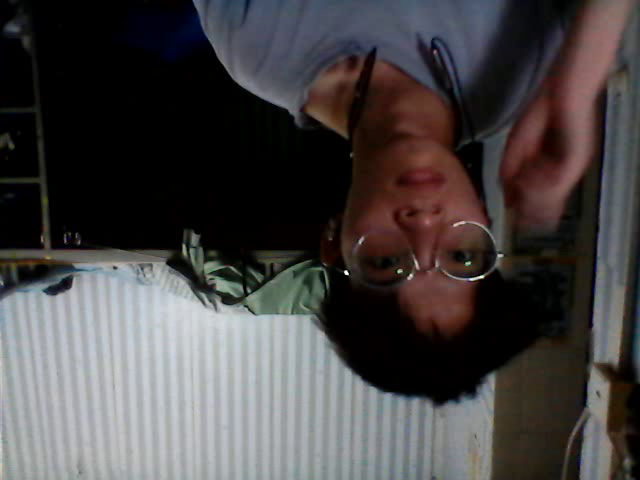
#> input picture frame 13 of Opencv/计算摄影/output.avi, 640 x 480 px
$ python '图像去噪.py'
#> lines starting #> are read from the running program, lines starting #| are printed output that depends on the picture
# [9 lines of commented-out code are left out]


"""第一个参数是嘈杂帧的列表。第二个参数 imgToDenoiseIndex 指定我们需要去噪的帧，因为我们在输入列表中传递了 frame 的索引。第三个是 temporalWindowSize，它指定了用于去噪的附近帧的数量。应该很奇怪。在这种情况下，使用总共 temporalWindowSize 帧，其中中心帧是要去噪的帧。例如，您传递了 5 个帧的列表作为输入。设 imgToDenoiseIndex = 2 和 temporalWindowSize = 3.然后使用 frame-1，frame-2 和 frame-3 对帧-2 进行去噪"""
import numpy as np
import cv2 as cv
from matplotlib import pyplot as plt
cap = cv.VideoCapture('output.avi')
# create a list of first 5 frames
img = [cap.read()[1] for i in range(5)]
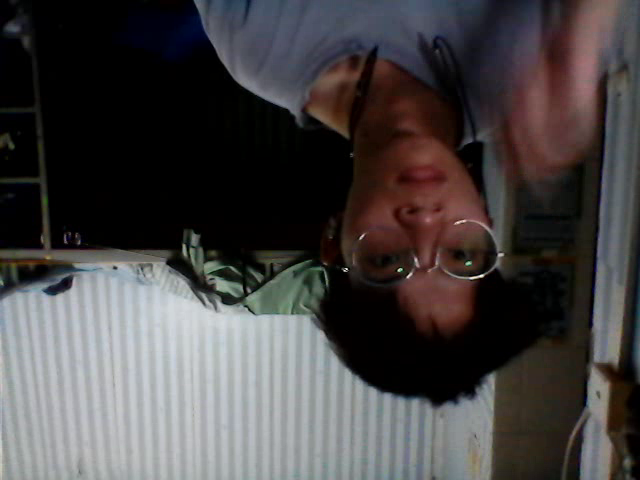
#> input picture frame 14 of Opencv/计算摄影/output.avi, 640 x 480 px
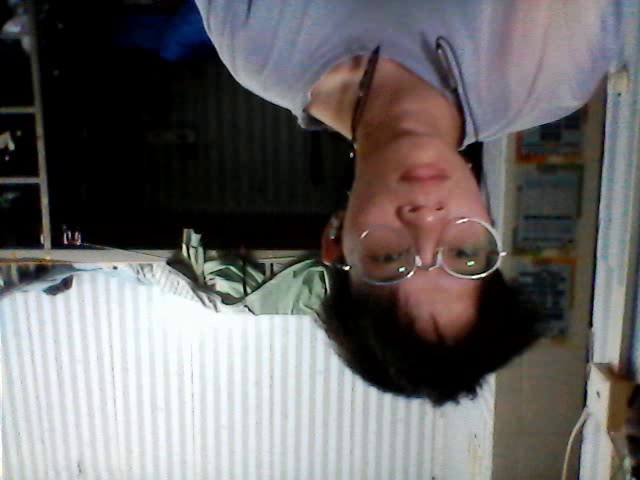
#> input picture frame 16 of Opencv/计算摄影/output.avi, 640 x 480 px
#> img = 5 items
# convert all to grayscale
gray = [cv.cvtColor(i, cv.COLOR_BGR2GRAY) for i in img]
#> gray = 5 items
# convert all to float64
gray = [np.float64(i) for i in gray]
# create a noise of variance 25
noise = np.random.randn(*gray[1].shape)*10
# Add this noise to images
noisy = [i+noise for i in gray]
#> noisy = 5 items
# Convert back to uint8
noisy = [np.uint8(np.clip(i,0,255)) for i in noisy]
# Denoise 3rd frame considering all the 5 frames
dst = cv.fastNlMeansDenoisingMulti(noisy, 2, 5, None, 4, 7,35)
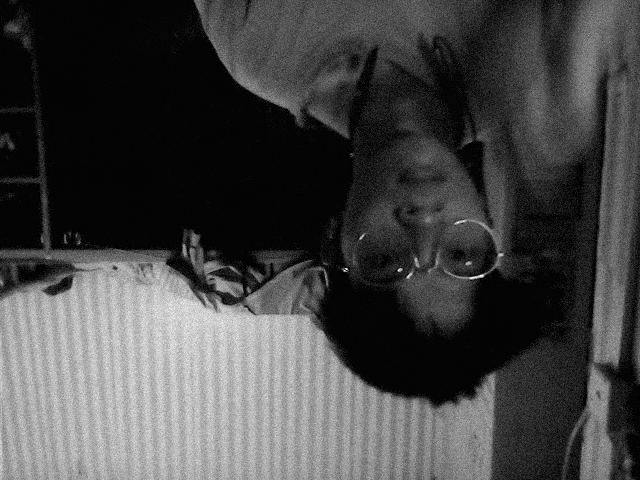
#> dst: shape (480, 640); min 0, max 255, mean 69.2
plt.subplot(131),plt.imshow(gray[2],'gray')
plt.subplot(132),plt.imshow(noisy[2],'gray')
plt.subplot(133),plt.imshow(dst,'gray')
plt.show()
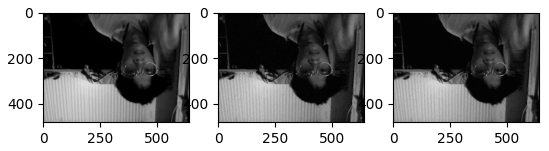
#> figure drawn by matplotlib, 3 panels

$ run again, starting later in the video
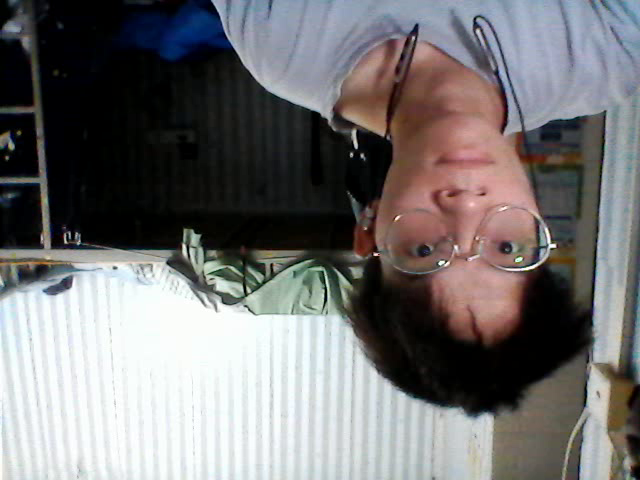
#> input picture frame 61 of Opencv/计算摄影/output.avi, 640 x 480 px
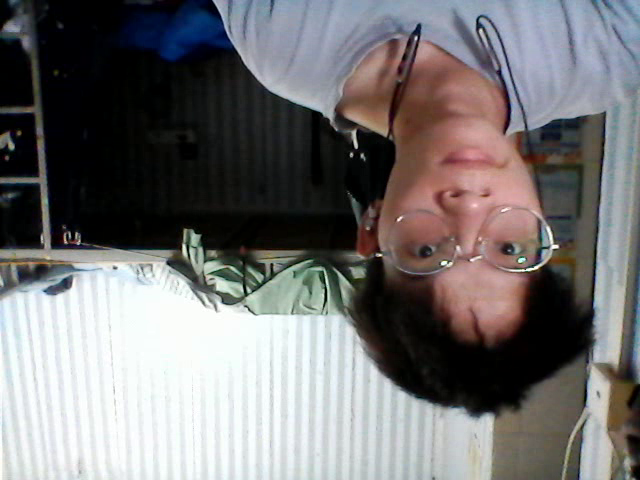
#> input picture frame 64 of Opencv/计算摄影/output.avi, 640 x 480 px
#> img = 5 items
#> `plt.show()`:
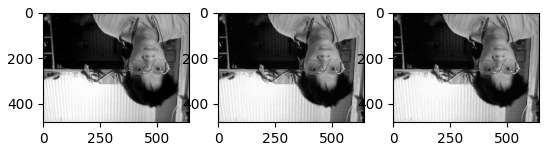
#> figure drawn by matplotlib, 3 panels

$ run again, starting later in the video
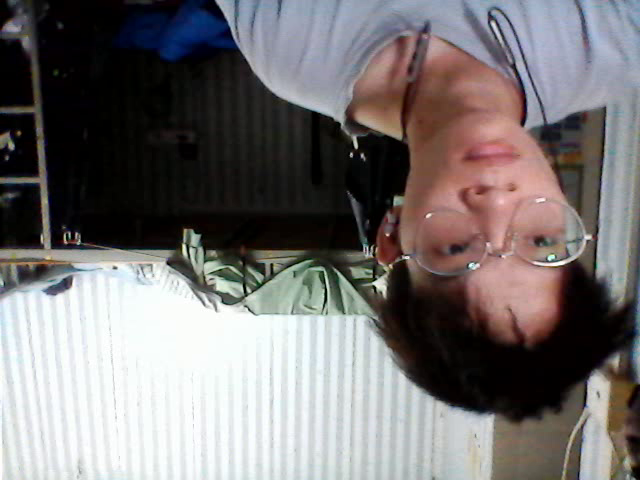
#> input picture frame 109 of Opencv/计算摄影/output.avi, 640 x 480 px
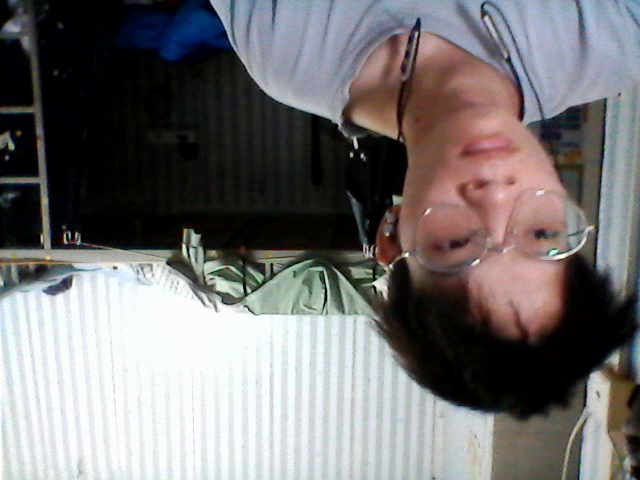
#> input picture frame 112 of Opencv/计算摄影/output.avi, 640 x 480 px
#> img = 5 items
#> `plt.show()`:
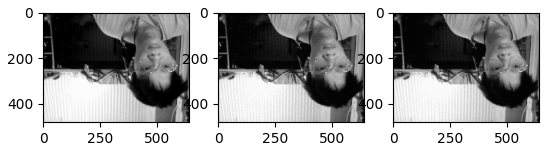
#> figure drawn by matplotlib, 3 panels
